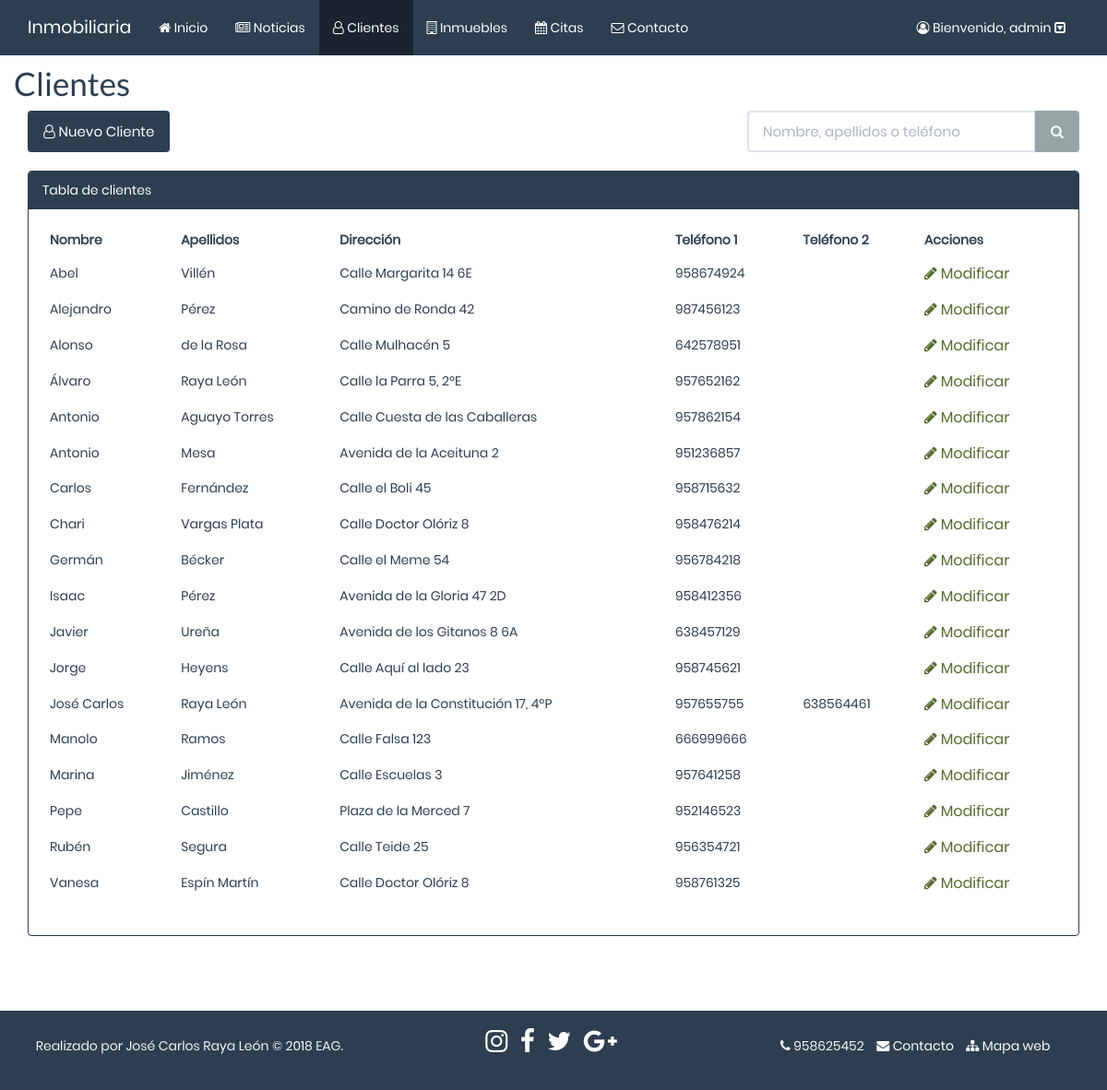
/php/clientes/clientes.php (signed in), run on the app's committed database.
### tables this page shows
CREATE TABLE IF NOT EXISTS `clientes` (
`id` bigint(20) unsigned NOT NULL,
  `nombre` varchar(50) NOT NULL,
  `apellidos` varchar(50) NOT NULL,
  `direccion` varchar(150) NOT NULL,
  `telefono1` varchar(9) NOT NULL,
  `telefono2` varchar(9) NOT NULL,
  `nombre_usuario` varchar(15) NOT NULL,
  `pass` varchar(32) NOT NULL
);

### php/clientes/clientes.php (the view, shortened to what this page needs)
<?php
include '../funciones.php';
?>
<!DOCTYPE html>
<html lang="en">
<head>
</head>
<body>
    <div class="row">
    </div>
        <div class="container" id="wrap">
            <div class="row">
               <h1>Clientes</h1>
                <div class="col-sm-6 col-md-7 col-lg-8 hidden-xs">
                    <a href="insertar_cliente.php" class="btn bg-primary"><span class="fa fa-user-o"></span> Nuevo Cliente</a>
                </div>
                <div class="col-xs-12 col-sm-6 col-md-5 col-lg-4 text-right">
                    <form action="#" method="get">
                        <div class="input-group">
                            <input class="form-control" type="text" name="buscar" placeholder="Nombre, apellidos o teléfono">
                            <div class="input-group-btn">
                                <button class="btn btn-default" type="submit" name="enviarBuscar">
                                    <i class="fa fa-search"></i>
                                </button>
                            </div>
                        </div>
                    </form>
                </div>
            </div>
            <br>
            <?php
            if(isset($_GET['enviarBuscar'])){
                $busqueda = $_GET['buscar'];
                $cons_bus_cli = "select *
                                    from clientes
                                    where id > 0
                                    and (nombre like '%$busqueda%'
                                    or apellidos like '%$busqueda%'
                                    or telefono1 like '%$busqueda%'
                                    or telefono2 like '%$busqueda%')
                                    order by nombre";
                $clientes = db_query($cons_bus_cli);
                if(mysqli_num_rows($clientes) == 0){
                    ?>
                    <h2><span class="fa fa-info-circle text-info"></span> No se han encontrado resultados</h2>
                    <?php
                }else{
                    tablaClientes($cons_bus_cli, $busqueda);
                }
            }else{
                $cons_clientes = "select * from clientes
                                        where id > 0
                                        order by nombre";
                tablaClientes($cons_clientes);
            }
        ?>
                            <?php
    function tablaClientes($cons){
        ?>
                   <div class="panel panel-primary">
                       <div class="panel-heading">
                           Tabla de clientes
                       </div>
                       <div class="panel-body">
                    <div class="table-responsive">
                        <table class="table table-hover">
                            <thead>
                                <th>Nombre</th>
                                <th>Apellidos</th>
                                <th>Dirección</th>
                                <th>Teléfono 1</th>
                                <th>Teléfono 2</th>
                                <th>Acciones</th>
                            </thead>
                            <tbody>
                                <?php
                    $clientes = db_query($cons);
                    while($fila = mysqli_fetch_array($clientes, MYSQLI_ASSOC)){
                        ?>
                                    <tr>
                                        <td>
                                            <?php echo $fila['nombre']; ?>
                                        </td>
                                        <td>
                                            <?php echo $fila['apellidos']; ?>
                                        </td>
                                        <td>
                                            <?php echo $fila['direccion']; ?>
                                        </td>
                                        <td>
                                            <?php echo $fila['telefono1']; ?>
                                        </td>
                                        <td>
                                            <?php echo $fila['telefono2']; ?>
                                        </td>
                                        <td>
                                            <a class="btn-m" href="mod_cliente.php?id=<?php echo $fila['id'] ?>">
                                            <span class="fa fa-pencil"></span> Modificar</a>
                                        </td>
                                    </tr>
                                    <?php
                    }
                    ?>
                            </tbody>
                        </table>
                    </div>
                </div>
            </div>
        <?php
    }
    ?>
        </div>
</body>
</html>

### css/main.css (style rules this page uses)
html { position: relative; height: 100%; }
body { padding-top: 50px; font-family: 'Poppins', sans-serif; font-size: 14px; height: 100%; }
.btn-m { background: none; border: none; font-size: medium; color: darkolivegreen; }
.row { overflow: hidden; }
#wrap { min-height: 100%; height: auto; padding-bottom: 60px; }
.table-responsive { border: none; }
h1, .h1 { font-size: 35px; }
table a:not(.btn), .table a:not(.btn) { text-decoration: none; }

### data on the page
clientes: nombre "Abel", apellidos "Villén", direccion "Calle Margarita 14 6E", telefono1 "958674924"
clientes: nombre "Alejandro", apellidos "Pérez", direccion "Camino de Ronda 42", telefono1 "987456123"
clientes: nombre "Alonso", apellidos "de la Rosa", direccion "Calle Mulhacén 5", telefono1 "642578951"
clientes: nombre "Álvaro", apellidos "Raya León", direccion "Calle la Parra 5, 2ºE", telefono1 "957652162"
clientes: nombre "Antonio", apellidos "Aguayo Torres", direccion "Calle Cuesta de las Caballeras", telefono1 "957862154"
clientes: nombre "Antonio", apellidos "Mesa", direccion "Avenida de la Aceituna 2", telefono1 "951236857"
clientes: nombre "Carlos", apellidos "Fernández", direccion "Calle el Boli 45", telefono1 "958715632"
clientes: nombre "Chari", apellidos "Vargas Plata", direccion "Calle Doctor Olóriz 8", telefono1 "958476214"
clientes: nombre "Germán", apellidos "Bécker", direccion "Calle el Meme 54", telefono1 "956784218"
clientes: nombre "Isaac", apellidos "Pérez", direccion "Avenida de la Gloria 47 2D", telefono1 "958412356"
clientes: nombre "Javier", apellidos "Ureña", direccion "Avenida de los Gitanos 8 6A", telefono1 "638457129"
clientes: nombre "Jorge", apellidos "Heyens", direccion "Calle Aquí al lado 23", telefono1 "958745621"
clientes: nombre "José Carlos", apellidos "Raya León", direccion "Avenida de la Constitución 17, 4ºP", telefono1 "957655755", telefono2 "638564461"
clientes: nombre "Manolo", apellidos "Ramos", direccion "Calle Falsa 123", telefono1 "666999666"
clientes: nombre "Marina", apellidos "Jiménez", direccion "Calle Escuelas 3", telefono1 "957641258"
clientes: nombre "Pepe", apellidos "Castillo", direccion "Plaza de la Merced 7", telefono1 "952146523"
clientes: nombre "Rubén", apellidos "Segura", direccion "Calle Teide 25", telefono1 "956354721"
clientes: nombre "Vanesa", apellidos "Espín Martín", direccion "Calle Doctor Olóriz 8", telefono1 "958761325"

### other printed values
$_SESSION['usuario'] "admin"
